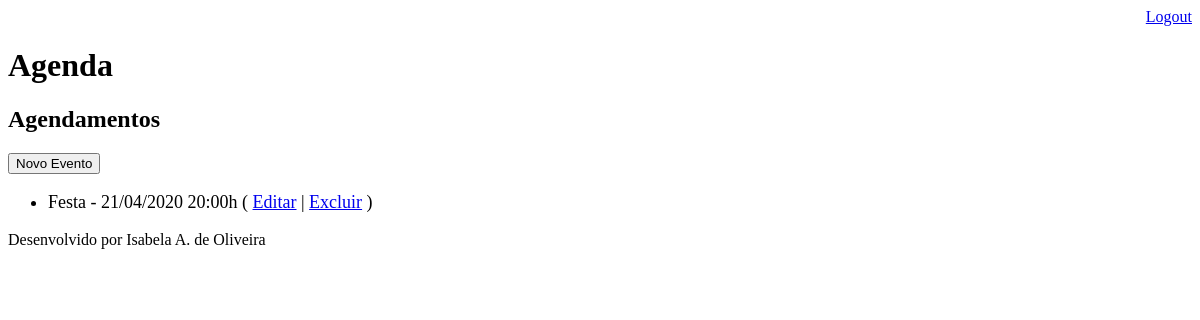
/agenda/ (signed in), run on an earlier commit of the app's database.
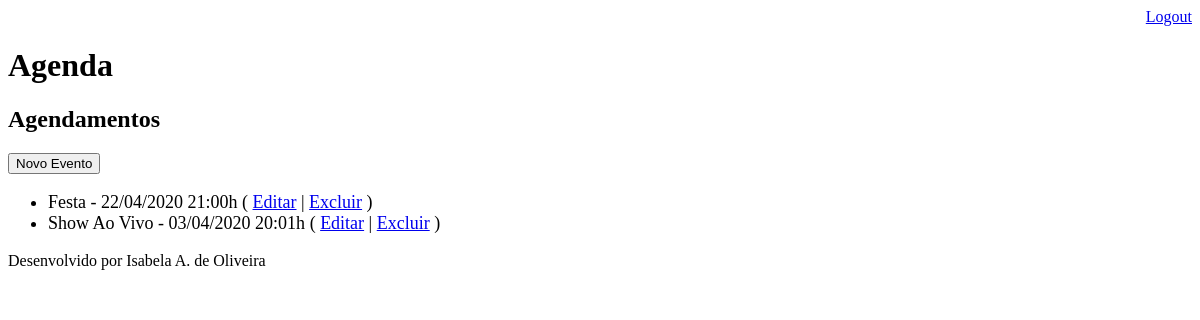
And on a later commit of the database.
### core/models.py (models this page shows, shortened)
class Evento(models.Model):
    titulo = models.CharField(max_length=100)
    descricao = models.TextField(blank=True, null=True)
    data_evento = models.DateTimeField(verbose_name='Data do Evento')
    data_criacao = models.DateTimeField(auto_now=True, verbose_name='Data de Criação')
    usuario = models.ForeignKey(User, on_delete=models.CASCADE)
    class Meta:  # Metadados, para definir o nome da tabela
        db_table = 'evento'
    def get_data_evento(self):
        return self.data_evento.strftime('%d/%m/%Y %H:%Mh')
    def get_evento_atrasado(self):
        if self.data_evento < datetime.now():
            return True
        else:
            return False

### core/views.py (the view)
# urls.py: path('agenda/', views.lista_eventos),
@login_required(login_url='/login/')
def lista_eventos(request):
    usuario = request.user
    data_atual = datetime.now() - timedelta(hours=1)
    evento = Evento.objects.filter(usuario=usuario,
                                   data_evento__gt=data_atual)  # lt só os vencidos
    dados = {'eventos': evento}
    return render(request, 'agenda.html', dados)

### templates/agenda.html (shortened to what this page needs)
<!DOCTYPE html>
{% extends "model-page.html" %}
{% block content %}
    <h2>Agendamentos</h2>
    <a href="evento/">
        <button type="button">Novo Evento</button>
    </a>
    <ul style="font-size: 18px">
        {% for evento in eventos %}
            <li>
                <div style=>
                {{evento.titulo}} - {{evento.get_data_evento}}
                ( <a href="evento/?id={{ evento.id }}">Editar</a> | <a href="evento/delete/{{ evento.id }}/">Excluir</a> )
                </div>
            </li>
        {% endfor %}
    </ul>
{% endblock %}

### templates/model-page.html
<!DOCTYPE html>
<html lang="en">
<head>
    {% include "model-header.html" %}
</head>
<body>
    {% block content %} {% endblock %}
    {% include "model-footer.html" %}
</body>
</html>

### templates/model-header.html (shortened to what this page needs)
<!DOCTYPE html>
    <div align="right">
        <a href="/logout">Logout</a>
    </div>
    <h1>Agenda</h1>

### templates/model-footer.html
<!DOCTYPE html>
<p>Desenvolvido por Isabela A. de Oliveira</p>

What changed in the data, as far as the page shows it:
changed Evento "Festa": get_data_evento "21/04/2020 20:00h" → "22/04/2020 21:00h"
added Evento: titulo "Show Ao Vivo", get_data_evento "03/04/2020 20:01h"
